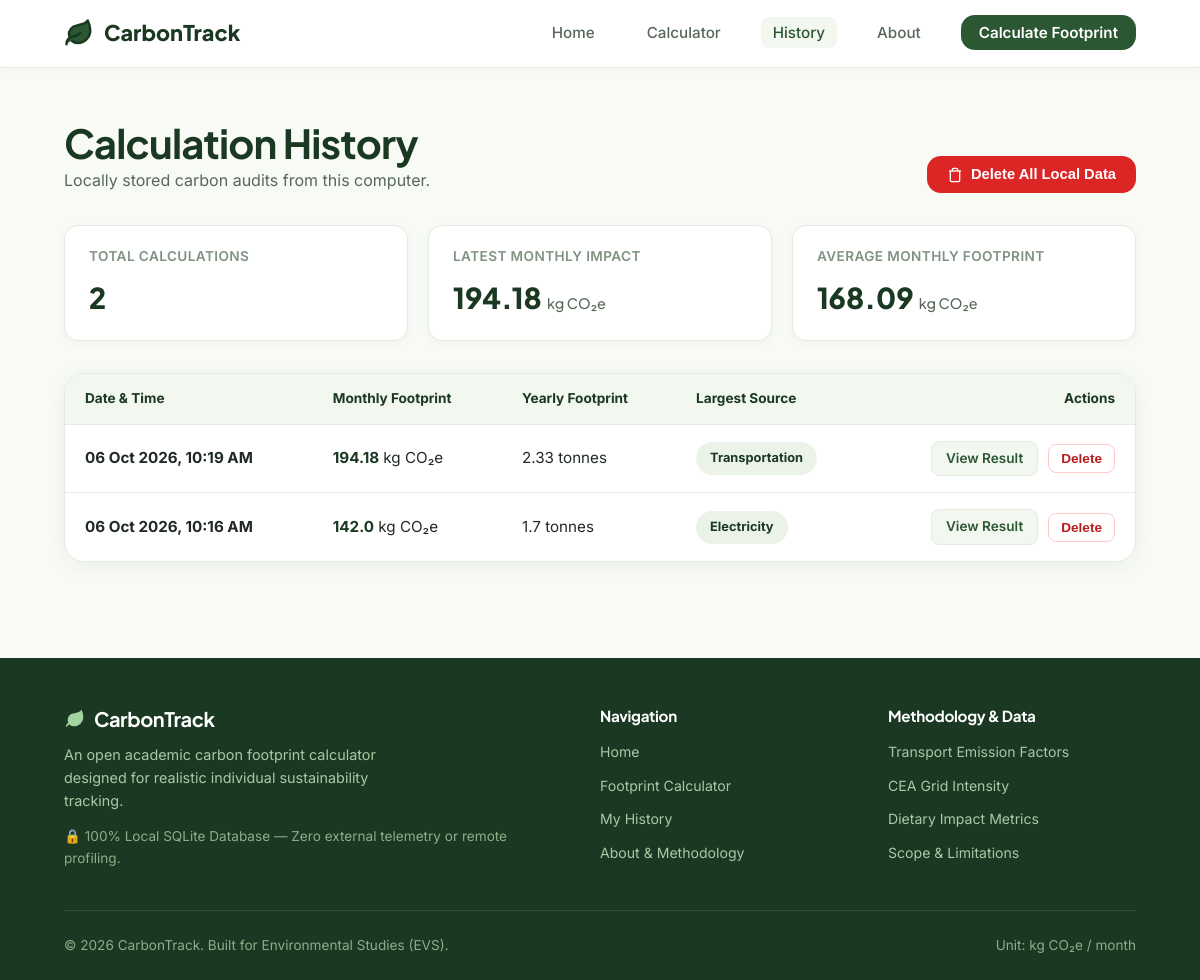
The app's page /history with its own data.
### tables this page shows
CREATE TABLE calculations (
                id INTEGER PRIMARY KEY AUTOINCREMENT,
                created_at TIMESTAMP DEFAULT CURRENT_TIMESTAMP,
                transportation REAL NOT NULL,
                electricity REAL NOT NULL,
                lpg REAL NOT NULL,
                food REAL NOT NULL,
                waste REAL NOT NULL,
                water REAL NOT NULL,
                total_monthly REAL NOT NULL,
                total_yearly REAL NOT NULL,
                largest_category TEXT NOT NULL,
                inputs_json TEXT
            );

### app.py (the view)
@app.route('/history')
def history():
    calculations = get_all_calculations()
    total_entries = len(calculations)
    latest_monthly = calculations[0]['total_monthly'] if total_entries > 0 else 0
    avg_monthly = round(sum(c['total_monthly'] for c in calculations) / total_entries, 2) if total_entries > 0 else 0
    return render_template(
        'history.html',
        calculations=calculations,
        total_entries=total_entries,
        latest_monthly=latest_monthly,
        avg_monthly=avg_monthly
    )

### services/database.py (called while the page is built)
def get_db_connection():
    conn = sqlite3.connect(DB_PATH)
    conn.row_factory = sqlite3.Row
    return conn

def init_db():
    if not os.path.exists(DB_DIR):
        os.makedirs(DB_DIR, exist_ok=True)
    conn = get_db_connection()
    try:
        cursor = conn.cursor()
        cursor.execute('''
            CREATE TABLE IF NOT EXISTS calculations (
                id INTEGER PRIMARY KEY AUTOINCREMENT,
                created_at TIMESTAMP DEFAULT CURRENT_TIMESTAMP,
                transportation REAL NOT NULL,
                electricity REAL NOT NULL,
                lpg REAL NOT NULL,
                food REAL NOT NULL,
                waste REAL NOT NULL,
                water REAL NOT NULL,
                total_monthly REAL NOT NULL,
                total_yearly REAL NOT NULL,
                largest_category TEXT NOT NULL,
                inputs_json TEXT
            )
        ''')
        conn.commit()
    finally:
        conn.close()

def get_all_calculations():
    init_db()
    conn = get_db_connection()
    try:
        cursor = conn.cursor()
        cursor.execute('SELECT * FROM calculations ORDER BY id DESC')
        rows = cursor.fetchall()
        results = []
        for row in rows:
            item = dict(row)
            item['total_yearly_tonnes'] = round(item['total_yearly'] / 1000.0, 2)
            try:
                created_dt = datetime.fromisoformat(str(item['created_at']).replace('Z', ''))
                item['formatted_date'] = created_dt.strftime('%d %b %Y, %I:%M %p')
            except Exception:
                item['formatted_date'] = str(item['created_at'])
            results.append(item)
        return results
    finally:
        conn.close()

### templates/history.html (shortened to what this page needs)
{% extends 'base.html' %}
{% block content %}
<div class="container">
  <div class="history-header">
    <div>
      <h1>Calculation History</h1>
      <p>Locally stored carbon audits from this computer.</p>
    </div>
    {% if total_entries > 0 %}
    <div>
      <form action="{{ url_for('delete_all_history') }}" method="POST" style="display: inline;">
        <button type="button"
                class="btn-danger-custom"
                data-confirm-delete
                data-confirm-message="Are you sure you want to permanently delete ALL calculation history? This action cannot be undone.">
          <svg style="vertical-align: middle; margin-right: 4px;" width="16" height="16" viewBox="0 0 24 24" fill="none" stroke="currentColor" stroke-width="2">
            <path d="M3 6h18"/>
            <path d="M19 6v14c0 1-1 2-2 2H7c-1 0-2-1-2-2V6"/>
            <path d="M8 6V4c0-1 1-2 2-2h4c1 0 2 1 2 2v2"/>
          </svg>
          Delete All Local Data
        </button>
      </form>
    </div>
    {% endif %}
  </div>
  {% if total_entries > 0 %}
    <div class="history-stats-bar">
      <div class="stat-card">
        <div class="stat-label">Total Calculations</div>
        <div class="stat-value">{{ total_entries }}</div>
      </div>
      <div class="stat-card">
        <div class="stat-label">Latest Monthly Impact</div>
        <div class="stat-value">{{ latest_monthly }} <span style="font-size: 0.9rem; font-weight: 500; color: #576859;">kg CO₂e</span></div>
      </div>
      <div class="stat-card">
        <div class="stat-label">Average Monthly Footprint</div>
        <div class="stat-value">{{ avg_monthly }} <span style="font-size: 0.9rem; font-weight: 500; color: #576859;">kg CO₂e</span></div>
      </div>
    </div>
    <div class="table-card">
      <table class="custom-table">
        <thead>
          <tr>
            <th>Date & Time</th>
            <th>Monthly Footprint</th>
            <th>Yearly Footprint</th>
            <th>Largest Source</th>
            <th style="text-align: right;">Actions</th>
          </tr>
        </thead>
        <tbody>
          {% for item in calculations %}
          <tr>
            <td>
              <strong>{{ item.formatted_date }}</strong>
            </td>
            <td>
              <span style="font-weight: 700; color: var(--color-forest-deep);">{{ item.total_monthly }}</span> kg CO₂e
            </td>
            <td>
              {{ item.total_yearly_tonnes }} tonnes
            </td>
            <td>
              <span class="largest-category-badge" style="margin: 0; font-size: 0.8rem;">
                {{ item.largest_category|replace('_', ' ')|title }}
              </span>
            </td>
            <td style="text-align: right;">
              <div class="table-actions" style="justify-content: flex-end;">
                <a href="{{ url_for('results', calc_id=item.id) }}" class="btn-table-view">
                  View Result
                </a>
                <form action="{{ url_for('delete_single_history', calc_id=item.id) }}" method="POST" style="display: inline;">
                  <button type="button"
                          class="btn-table-delete"
                          data-confirm-delete
                          data-confirm-message="Are you sure you want to delete the calculation record from {{ item.formatted_date }}?">
                    Delete
                  </button>
                </form>
              </div>
            </td>
          </tr>
          {% endfor %}
        </tbody>
      </table>
    </div>
  {% endif %}
</div>
{% endblock %}

### templates/base.html (shortened to what this page needs)
<!DOCTYPE html>
<html lang="en">
<head>
  <link rel="stylesheet" href="{{ url_for('static', filename='css/style.css') }}">
</head>
<body>
  <header class="site-navbar">
    <div class="container nav-wrapper">
      <a href="{{ url_for('index') }}" class="brand-logo">
        <svg class="brand-leaf" viewBox="0 0 24 24" fill="none" stroke="currentColor" stroke-width="2" stroke-linecap="round" stroke-linejoin="round">
          <path d="M11 20A7 7 0 0 1 9.8 6.1C15.5 5 17 4.48 19 2c1 2 2 4.18 2 8 0 5.5-4.78 10-10 10Z"/>
          <path d="M2 21c0-3 1.85-5.36 5.08-6C9.5 14.52 12 13 13 12"/>
        </svg>
        <span>CarbonTrack</span>
      </a>
      <ul class="nav-menu">
        <li><a href="{{ url_for('index') }}" class="nav-link {% if request.endpoint == 'index' %}active{% endif %}">Home</a></li>
        <li><a href="{{ url_for('calculator') }}" class="nav-link {% if request.endpoint == 'calculator' %}active{% endif %}">Calculator</a></li>
        <li><a href="{{ url_for('history') }}" class="nav-link {% if request.endpoint == 'history' %}active{% endif %}">History</a></li>
        <li><a href="{{ url_for('about') }}" class="nav-link {% if request.endpoint == 'about' %}active{% endif %}">About</a></li>
        <li><a href="{{ url_for('calculator') }}" class="nav-link nav-btn">Calculate Footprint</a></li>
      </ul>
    </div>
  </header>
  <main class="main-wrapper">
    {% block content %}{% endblock %}
  </main>
  <footer class="site-footer">
    <div class="container">
      <div class="footer-grid">
        <div class="footer-brand">
          <h4>
            <svg style="width: 22px; height: 22px; fill: #A3D49F;" viewBox="0 0 24 24">
              <path d="M11 20A7 7 0 0 1 9.8 6.1C15.5 5 17 4.48 19 2c1 2 2 4.18 2 8 0 5.5-4.78 10-10 10Z"/>
              <path d="M2 21c0-3 1.85-5.36 5.08-6C9.5 14.52 12 13 13 12"/>
            </svg>
            CarbonTrack
          </h4>
          <p>
            An open academic carbon footprint calculator designed for realistic individual sustainability tracking.
          </p>
          <div style="margin-top: 14px; font-size: 0.85rem; color: #8CAE88;">
            🔒 100% Local SQLite Database — Zero external telemetry or remote profiling.
          </div>
        </div>
        <div class="footer-col">
          <h5>Navigation</h5>
          <ul class="footer-links">
            <li><a href="{{ url_for('index') }}">Home</a></li>
            <li><a href="{{ url_for('calculator') }}">Footprint Calculator</a></li>
            <li><a href="{{ url_for('history') }}">My History</a></li>
            <li><a href="{{ url_for('about') }}">About & Methodology</a></li>
          </ul>
        </div>
        <div class="footer-col">
          <h5>Methodology & Data</h5>
          <ul class="footer-links">
            <li><a href="{{ url_for('about') }}#transport">Transport Emission Factors</a></li>
            <li><a href="{{ url_for('about') }}#electricity">CEA Grid Intensity</a></li>
            <li><a href="{{ url_for('about') }}#diet">Dietary Impact Metrics</a></li>
            <li><a href="{{ url_for('about') }}#limitations">Scope & Limitations</a></li>
          </ul>
        </div>
      </div>
      <div class="footer-bottom">
        <span>© 2026 CarbonTrack. Built for Environmental Studies (EVS).</span>
        <span>Unit: kg CO₂e / month</span>
      </div>
    </div>
  </footer>
</body>
</html>

### records on screen
calculations: total_monthly "194.18", formatted_date "06 Oct 2026, 10:19 AM", total_yearly_tonnes "2.33", largest_category "Transportation"
calculations: formatted_date "06 Oct 2026, 10:16 AM", total_monthly "142.0", total_yearly_tonnes "1.7", largest_category "Electricity"

### other values on screen
{{ total_entries }} "2"
{{ avg_monthly }} "168.09"
